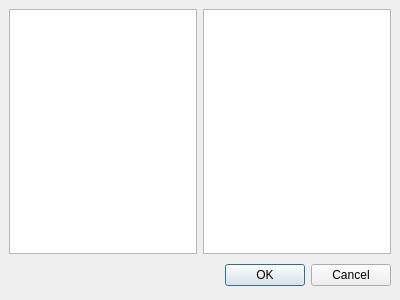
<ui version="4.0" >
 <class>Dialog</class>
 <widget class="QDialog" name="Dialog" >
  <property name="geometry" >
   <rect>
    <x>0</x>
    <y>0</y>
    <width>400</width>
    <height>300</height>
   </rect>
  </property>
  <property name="windowTitle" >
   <string>Dialog</string>
  </property>
  <layout class="QVBoxLayout" >
   <property name="margin" >
    <number>9</number>
   </property>
   <property name="spacing" >
    <number>6</number>
   </property>
   <item>
    <layout class="QHBoxLayout" >
     <property name="margin" >
      <number>0</number>
     </property>
     <property name="spacing" >
      <number>6</number>
     </property>
     <item>
      <widget class="QListWidget" name="list" >
       <property name="selectionMode" >
        <enum>QAbstractItemView::MultiSelection</enum>
       </property>
      </widget>
     </item>
     <item>
      <widget class="QTextBrowser" name="text" />
     </item>
    </layout>
   </item>
   <item>
    <layout class="QHBoxLayout" >
     <property name="margin" >
      <number>0</number>
     </property>
     <property name="spacing" >
      <number>6</number>
     </property>
     <item>
      <spacer>
       <property name="orientation" >
        <enum>Qt::Horizontal</enum>
       </property>
       <property name="sizeHint" >
        <size>
         <width>131</width>
         <height>31</height>
        </size>
       </property>
      </spacer>
     </item>
     <item>
      <widget class="QPushButton" name="okButton" >
       <property name="text" >
        <string>OK</string>
       </property>
      </widget>
     </item>
     <item>
      <widget class="QPushButton" name="cancelButton" >
       <property name="text" >
        <string>Cancel</string>
       </property>
      </widget>
     </item>
    </layout>
   </item>
  </layout>
 </widget>
 <resources/>
 <connections>
  <connection>
   <sender>okButton</sender>
   <signal>clicked()</signal>
   <receiver>Dialog</receiver>
   <slot>accept()</slot>
   <hints>
    <hint type="sourcelabel" >
     <x>278</x>
     <y>253</y>
    </hint>
    <hint type="destinationlabel" >
     <x>96</x>
     <y>254</y>
    </hint>
   </hints>
  </connection>
  <connection>
   <sender>cancelButton</sender>
   <signal>clicked()</signal>
   <receiver>Dialog</receiver>
   <slot>reject()</slot>
   <hints>
    <hint type="sourcelabel" >
     <x>369</x>
     <y>253</y>
    </hint>
    <hint type="destinationlabel" >
     <x>179</x>
     <y>282</y>
    </hint>
   </hints>
  </connection>
 </connections>
</ui>
